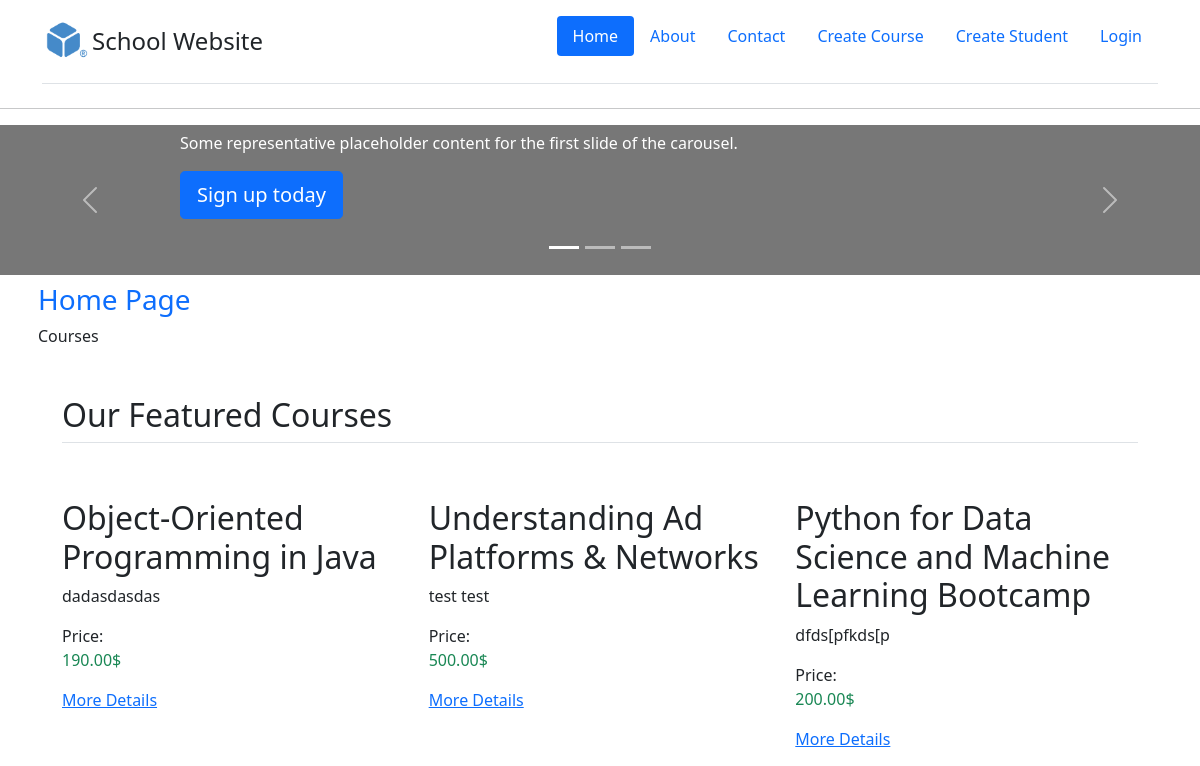
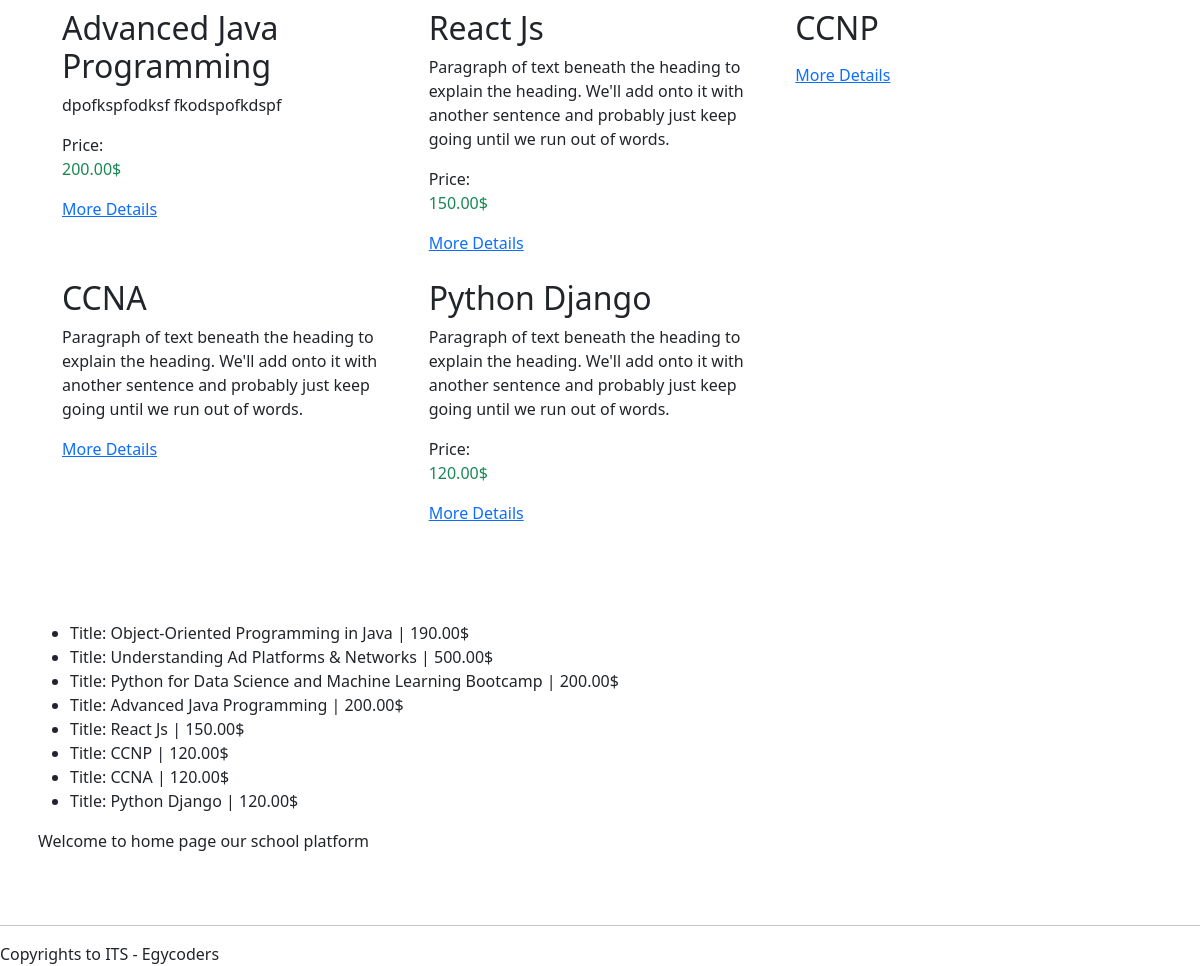
The app's page /, older data (2 pictures, top to bottom).
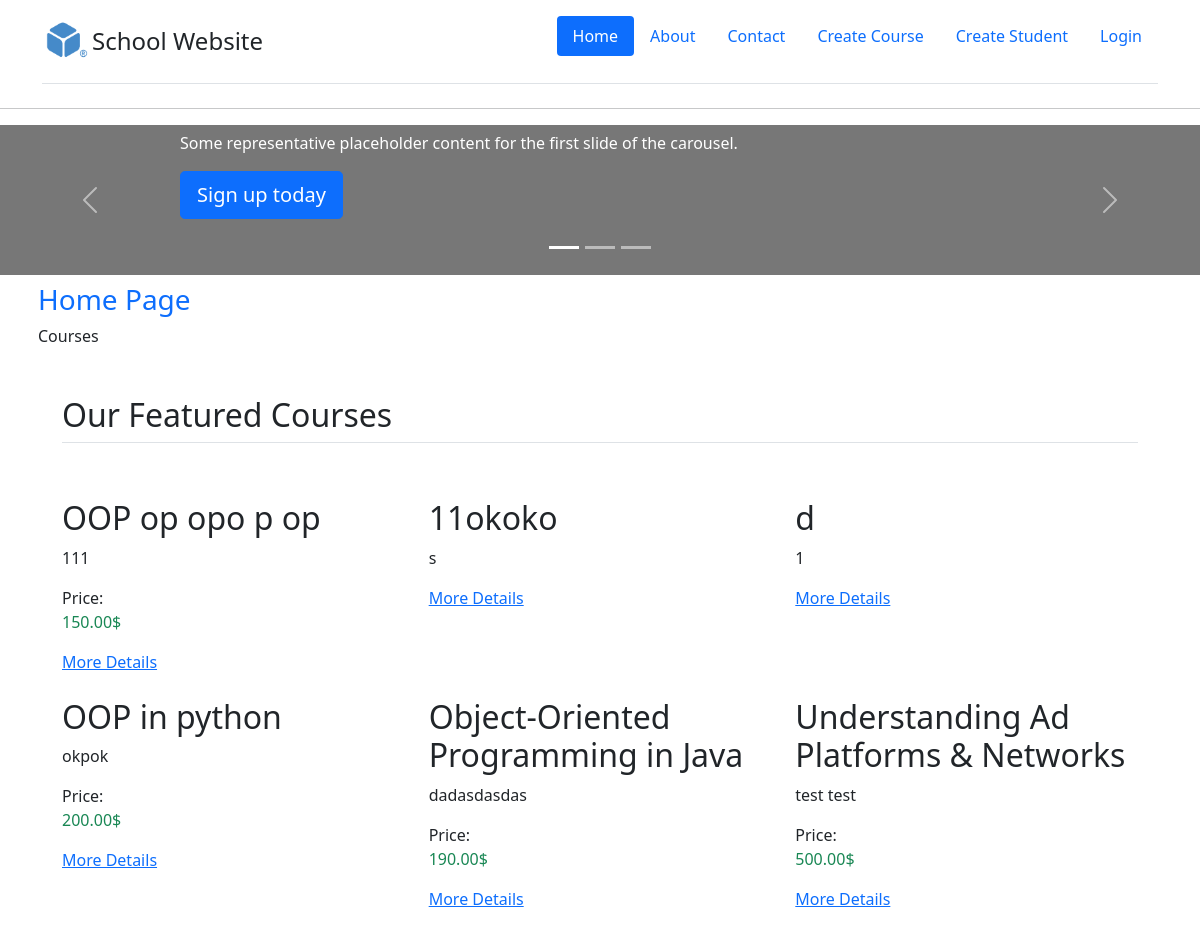
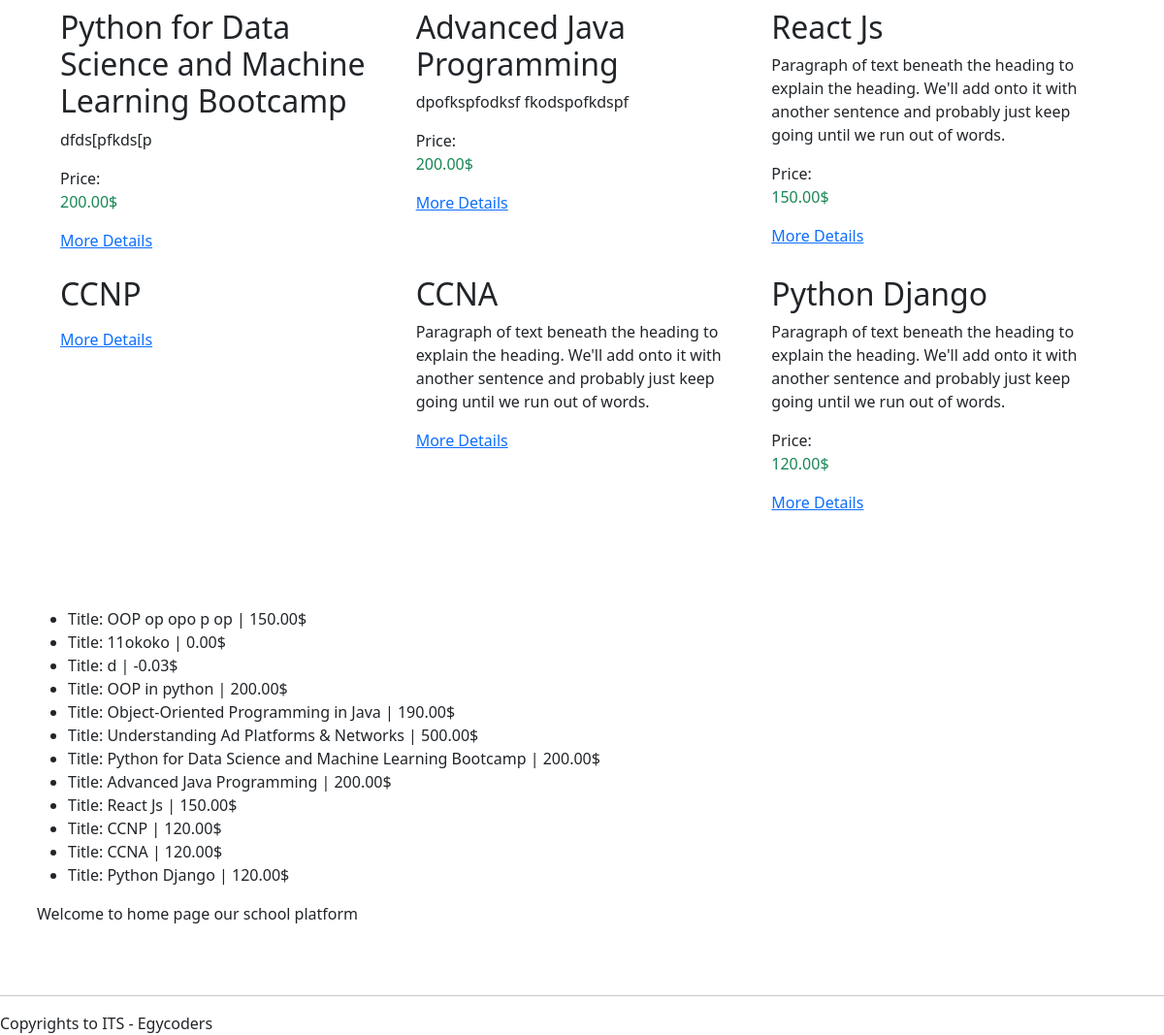
The same page, newer data (2 pictures, top to bottom).
### core/models.py (models this page shows, shortened)
class Course(models.Model): # Many Side - child
    LEVEL_CHOICES = (
        ('beginner', 'beginner'),
        ('intermediate', 'intermediate'),
        ('advanced', 'advanced'),
    )
    cat = models.ForeignKey(Cat, on_delete=models.SET_NULL, related_name="courses", null=True, blank=True) # cat_id
    title = models.CharField(max_length=50)
    level = models.CharField(choices=LEVEL_CHOICES)
    description = models.TextField(null=True, blank=True)
    price = models.DecimalField(max_digits=5, decimal_places=2 , default=0.00) # 999.99
    featured = models.BooleanField(default=False) # course not featured
    image = models.ImageField(upload_to='course_images', null=True, blank=True)
    publish_on = models.DateTimeField()

### core/views.py (the view)
# urls.py: path('', home_page, name='home'), # localhost:8000
def home_page(request):
    courses = Course.objects.order_by('-id')
    context = {
        'page_title' : 'Home Page',
        'courses':courses
    }
    return render(request, 'home.html', context)

### core/templates/home.html (shortened to what this page needs)
{% extends 'layouts/base.html' %}
{% load static %}
{% block content %}
<main>
    <div id="myCarousel" class="carousel slide" data-bs-ride="carousel">
        <div class="carousel-indicators">
            <button type="button" data-bs-target="#myCarousel" data-bs-slide-to="0" class="active" aria-current="true"
                aria-label="Slide 1"></button>
            <button type="button" data-bs-target="#myCarousel" data-bs-slide-to="1" aria-label="Slide 2"></button>
            <button type="button" data-bs-target="#myCarousel" data-bs-slide-to="2" aria-label="Slide 3"></button>
        </div>
        <div class="carousel-inner">
            <div class="carousel-item active">
                <svg class="bd-placeholder-img" width="100%" height="100%" xmlns="http://www.w3.org/2000/svg"
                    aria-hidden="true" preserveAspectRatio="xMidYMid slice" focusable="false">
                    <rect width="100%" height="100%" fill="#777" />
                </svg>
                <div class="container">
                    <div class="carousel-caption text-start">
                        <p>Some representative placeholder content for the first slide of the carousel.</p>
                        <p><a class="btn btn-lg btn-primary" href="#">Sign up today</a></p>
                    </div>
                </div>
            </div>
        </div>
        <button class="carousel-control-prev" type="button" data-bs-target="#myCarousel" data-bs-slide="prev">
            <span class="carousel-control-prev-icon" aria-hidden="true"></span>
        </button>
        <button class="carousel-control-next" type="button" data-bs-target="#myCarousel" data-bs-slide="next">
            <span class="carousel-control-next-icon" aria-hidden="true"></span>
        </button>
    </div>
</main>
<div class="container p-2">
    <h3 class="text-primary">Home Page</h3>
    <div>Courses</div>
    <div class="container px-4 py-5" id="featured-3">
        <h2 class="pb-2 border-bottom">Our Featured Courses</h2>
        <div class="row g-4 py-5 row-cols-1 row-cols-lg-3">
            {% for course in courses %}
            {% if course.featured %}
            <div class="feature col">
                <h2>{{course.title}}</h2>
                <p>{{course.description}}</p>
                Price: <p class="text-success">{{course.price}}$</p>
                <a href="{% url 'course' course.id %}" class="icon-link">
                    More Details
                </a>
            </div>
            {% else %}
            <div class="feature col">
                <h2>{{course.title}}</h2>
                <p>{{course.description}}</p>
                <a href="{% url 'course' course.id %}" class="icon-link">
                    More Details
                </a>
            </div>
            {% endif %}
            {% endfor %}
        </div>
    </div>
    <ul>
        {% for course in courses %}
        <li><span class="text-dark">Title: {{course.title}}</span> | {{course.price}}$</li>
        {% endfor %}
    </ul>
    <div>
        Welcome to home page our school platform
    </div>
</div>
{% endblock %}

### core/templates/layouts/base.html (shortened to what this page needs)
<!DOCTYPE html>
{% load static %}
<html lang="en">
<head>
    <link rel="stylesheet" href="{% static 'css/bootstrap.min.css' %}">
</head>
<body>
    {% include 'layouts/partials/_header.html' %}
    <hr>
    {% block content %}
    {% endblock %}
    <br>
    <br>
    <hr>
    <footer>
        Copyrights to ITS - Egycoders
    </footer>
</body>
</html>

### core/templates/layouts/partials/_header.html
{% load static %}
<div class="container">
    <header class="d-flex flex-wrap justify-content-center py-3 mb-4 border-bottom">
        <a href="/" class="d-flex align-items-center mb-3 mb-md-0 me-md-auto text-dark text-decoration-none">
            <img src="{% static 'img/icon.png' %}" width="50" alt="">
            <span class="fs-4">School Website</span>
        </a>
        <ul class="nav nav-pills">
            <li class="nav-item"><a href="{% url 'home' %}"
                    class="nav-link {% if page_title == 'Home Page' %} active {% endif %}" aria-current="page">Home</a>
            </li>
            <li class="nav-item"><a href="{% url 'about' %}"
                    class="nav-link {% if page_title == 'About Us' %} active {% endif %}">About</a></li>
            <li class="nav-item"><a href="{% url 'contact' %}"
                    class="nav-link {% if page_title == 'Contact' %} active {% endif %}">Contact</a></li>
            <li class="nav-item"><a
                    href="{% url 'create_course' %} {% if page_title == 'Create Course' %} active {% endif %}"
                    class="nav-link">Create Course</a></li>
            <li class="nav-item"><a
                    href="{% url 'create_student' %} {% if page_title == 'Create Student' %} active {% endif %}"
                    class="nav-link">Create Student</a></li>
            <li class="nav-item"><a href="{% url 'login' %}" class="nav-link">Login</a></li>
        </ul>
    </header>
</div>

Row changes from the older to the newer data that the page shows:
added Course: title "OOP op opo p op", description "111", price "150.00"
added Course: title "11okoko", description "s", price "0.00"
added Course: title "d", description "1", price "-0.03"
added Course: title "OOP in python", description "okpok", price "200.00"
